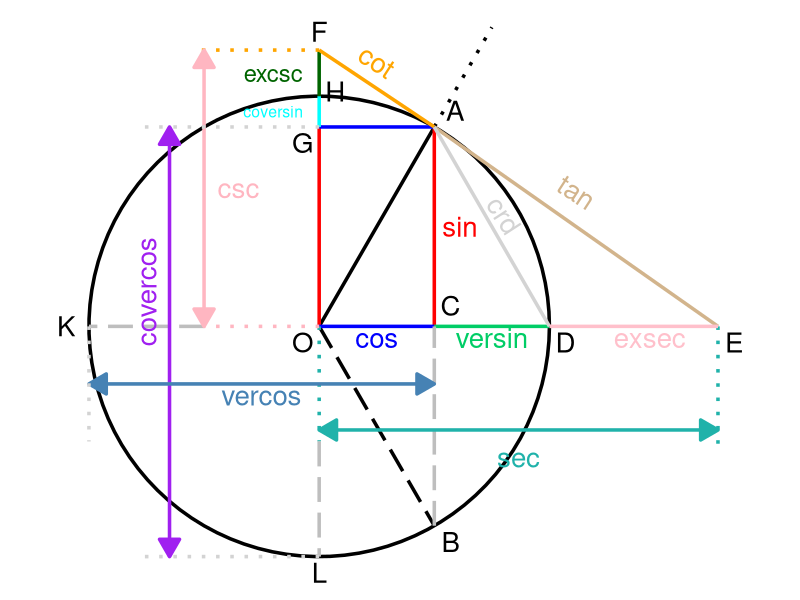

Write R code to recreate this figure.
library(ggplot2)

# Set theta value
theta <- pi / 3

# Circle data
circle_data <- data.frame(
  x = cos(seq(0, 2 * pi, length.out = 100)),
  y = sin(seq(0, 2 * pi, length.out = 100))
)

# Coordinates
x_theta <- cos(theta)
y_theta <- sin(theta)

O <- c(0, 0)
A <- c(x_theta, y_theta)
A_extra <- c(1.5 * x_theta, 1.5 * y_theta)
B <- c(x_theta, -y_theta)
C <- c(x_theta, 0)
D <- c(1, 0)
E <- c(tan(theta), 0)
F <- c(0, 1.2)
G <- c(0, y_theta)
H <- c(0, 1)
K <- c(-1, 0)
L <- c(0, -1)
M <- c(0, -0.5)
N <- c(-0.5, 0)

plot <- ggplot() +
  
  # Circle
  geom_path(data = circle_data, aes(x = x, y = y), colour = "black", linewidth = 1.2) +
  
  # Theta line (O to A)
  geom_segment(aes(x = O[1], y = O[2], xend = A[1], yend = A[2]), colour = "black", linewidth = 1.2) +
  
  # Dotted theta extra line (A to A_extra)
  geom_segment(aes(x = A[1], y = A[2], xend = A_extra[1], yend = A_extra[2]), colour = "black", linetype = "dotted", linewidth = 1.2) +
  
  # Mirror theta line (O to B)
  geom_segment(aes(x = O[1], y = O[2], xend = B[1], yend = B[2]), colour = "black", linetype = "longdash", linewidth = 1.2) +
  
  # Red vertical lines (A to C and O to G)
  geom_segment(aes(x = A[1], y = A[2], xend = C[1], yend = C[2]), colour = "red", linewidth = 1.2) +
  geom_segment(aes(x = O[1], y = O[2], xend = G[1], yend = G[2]), colour = "red", linewidth = 1.2) +
  geom_text(aes(x = A[1]+0.11, y = (O[2] + A[2]) / 2, label = "sin"), colour = "red", size = 7) +
  
  # Blue cos line
  geom_segment(aes(x = O[1], y = O[2], xend = C[1], yend = C[2]), colour = "blue", linewidth = 1.2) +
  geom_segment(aes(x = A[1], y = A[2], xend = G[1], yend = G[2]), colour = "blue", linewidth = 1.2) +
  geom_text(aes(x = (O[1] + C[1]) / 2, y = O[2] - 0.05, label = "cos"), colour = "blue", size = 7) +
  
  # Spring green versin line (C to D)
  geom_segment(aes(x = C[1], y = C[2], xend = D[1], yend = D[2]), colour = "springgreen3", linewidth = 1.2) +
  geom_text(aes(x = (C[1] + D[1]) / 2, y = C[2] - 0.05, label = "versin"), colour = "springgreen3", size = 7) +
  
  # Cyan coversin line (G to H)
  geom_segment(aes(x = G[1], y = G[2], xend = H[1], yend = H[2]), colour = "cyan", linewidth = 1.2) +
  geom_text(aes(x = -0.2, y = (G[2] + H[2]) / 2, label = "coversin"), colour = "cyan", size = 4) +
  
  # Dark green excsc line (H to F)
  geom_segment(aes(x = H[1], y = H[2], xend = F[1], yend = F[2]), colour = "darkgreen", linewidth = 1.2) +
  geom_text(aes(x = -0.2, y = (H[2] + F[2]) / 2, label = "excsc"), colour = "darkgreen", size = 6) +
  
  # OL line
  geom_segment(aes(x = O[1], y = O[2], xend = M[1], yend = M[2]), colour = "lightseagreen", linetype = "dotted", linewidth = 1.2) +
  geom_segment(aes(x = M[1], y = M[2], xend = L[1], yend = L[2]), colour = "gray", linetype = "longdash", linewidth = 1.2) +
  
  # OK line
  geom_segment(aes(x = O[1], y = O[2], xend = N[1], yend = N[2]), colour = "lightpink", linetype = "dotted", linewidth = 1.2) +
  geom_segment(aes(x = N[1], y = N[2], xend = K[1], yend = K[2]), colour = "gray", linetype = "longdash", linewidth = 1.2) + 
  
  # CB line
  geom_segment(aes(x = B[1], y = B[2], xend = C[1], yend = C[2]), colour = "gray", linetype = "longdash", linewidth = 1.2) +
  
  # Orange cotangent line (F to A)
  geom_segment(aes(x = F[1], y = F[2], xend = A[1], yend = A[2]), colour = "orange", linewidth = 1.2) +
  geom_segment(aes(x = F[1], y = F[2], xend = F[1]-0.55, yend = F[2]), colour = "orange", linetype = "dotted", linewidth = 1.2) +
  geom_text(aes(x = (F[1] + A[1]) / 2, y = F[2] - 0.05, label = "cot"), colour = "orange", size = 7, angle = -33) +
  
  # Tan tangent line (E to A)
  geom_segment(aes(x = E[1], y = E[2], xend = A[1], yend = A[2]), colour = "tan", linewidth = 1.2) +
  geom_text(aes(x = (E[1] + A[1]) / 2, y = (E[2] + A[2]) / 2 + 0.15, label = "tan"), colour = "tan", size = 7, angle = -33) +
  
  # Light pink csc line with arrows
  geom_segment(aes(x = -0.5, y = F[2], xend = -0.5, yend = 0), colour = "lightpink", linewidth = 1.2,
               arrow = arrow(type = "closed", ends = "both", length = unit(0.2, "inches"))) +
  geom_text(aes(x = -0.35, y = F[2] / 2, label = "csc"), colour = "lightpink", size = 7) +
  
  # Purple covercos line
  geom_segment(aes(x = -0.65, y = A[2], xend = -0.65, yend = -1), colour = "purple", linewidth = 1.2,
               arrow = arrow(type = "closed", ends = "both", length = unit(0.2, "inches"))) +
  geom_text(aes(x = -0.75, y = 0.15, label = "covercos"), colour = "purple", size = 7, angle = 90) +
  
  # Steel blue vercos line
  geom_segment(aes(x = K[1], y = K[2] - 0.25, xend = C[1], yend = C[2] - 0.25), colour = "steelblue", linewidth = 1.2,
               arrow = arrow(type = "closed", ends = "both", length = unit(0.2, "inches"))) +
  geom_text(aes(x = (K[1] + C[1]) / 2, y = K[2] - 0.3, label = "vercos"), colour = "steelblue", size = 7) +
  
  # Light sea green sec line
  geom_segment(aes(x = M[1], y = M[2] + 0.05, xend = E[1], yend = M[2] + 0.05), colour = "lightseagreen", linewidth = 1.2,
               arrow = arrow(type = "closed", ends = "both", length = unit(0.2, "inches"))) +
  geom_text(aes(x = (M[1] + E[1]) / 2, y = M[2] - 0.07, label = "sec"), colour = "lightseagreen", size = 7) +

  # Turquoise secant label line on the right
  geom_segment(aes(x = E[1], y = E[2], xend = E[1], yend = M[2]-0.02), colour = "lightseagreen", linetype = "dotted", linewidth = 1.2) +
  
  # Light gray crd line (A to D)
  geom_segment(aes(x = A[1], y = A[2], xend = D[1], yend = D[2]), colour = "lightgray", linewidth = 1.2) +
  geom_text(aes(x = (A[1] + D[1]) / 2 + 0.05, y = (A[2] + D[2]) / 2 + 0.05, label = "crd"), colour = "lightgray", size = 7, angle = -57) +
  
  # Pink exsec line
  geom_segment(aes(x = D[1], y = D[2], xend = E[1], yend = E[2]), colour = "pink", linewidth = 1.2) +
  geom_text(aes(x = (D[1] + E[1]) / 2 + 0.07, y = D[2]-0.05 , label = "exsec"), colour = "pink", size = 7) +
  
  # Light gray dotted extra line 
  geom_segment(aes(x = K[1], y = K[2], xend = K[1], yend = K[2] - 0.5), colour = "lightgray", linetype = "dotted", linewidth = 1.2) +
  geom_segment(aes(x = L[1], y = L[2], xend = L[1]- 0.8, yend = L[2]), colour = "lightgray", linetype = "dotted", linewidth = 1.2) +
  geom_segment(aes(x = G[1], y = G[2], xend = G[1]- 0.8, yend = G[2]), colour = "lightgray", linetype = "dotted", linewidth = 1.2) +
  
  
  # Add labels to each coordinate
  geom_text(aes(x = O[1] - 0.07, y = O[2] - 0.07, label = "O"), colour = "black", size = 7) +
  geom_text(aes(x = A[1] + 0.09, y = A[2] + 0.07, label = "A"), colour = "black", size = 7) +
  geom_text(aes(x = B[1] + 0.07, y = B[2] - 0.07, label = "B"), colour = "black", size = 7) +
  geom_text(aes(x = C[1] + 0.07, y = C[2] + 0.09, label = "C"), colour = "black", size = 7) +
  geom_text(aes(x = D[1] + 0.07, y = D[2] - 0.07, label = "D"), colour = "black", size = 7) +
  geom_text(aes(x = E[1] + 0.07, y = E[2] - 0.07, label = "E"), colour = "black", size = 7) +
  geom_text(aes(x = F[1] + 0.00, y = F[2] + 0.08, label = "F"), colour = "black", size = 7) +
  geom_text(aes(x = G[1] - 0.07, y = G[2] - 0.07, label = "G"), colour = "black", size = 7) +
  geom_text(aes(x = H[1] + 0.07, y = H[2] + 0.02, label = "H"), colour = "black", size = 7) +
  geom_text(aes(x = K[1] - 0.10, y = K[2] + 0.00, label = "K"), colour = "black", size = 7) +
  geom_text(aes(x = L[1] + 0.00, y = L[2] - 0.07, label = "L"), colour = "black", size = 7) +
  #I put M and N there to make it easier to set where the lines should go
  #geom_text(aes(x = M[1] + 0.07, y = M[2] + 0.07, label = "M"), colour = "black", size = 7) +
  #geom_text(aes(x = N[1] + 0.07, y = N[2] + 0.07, label = "N"), colour = "black", size = 7) +
  
  
  coord_fixed() +
  theme_void()

print(plot)
